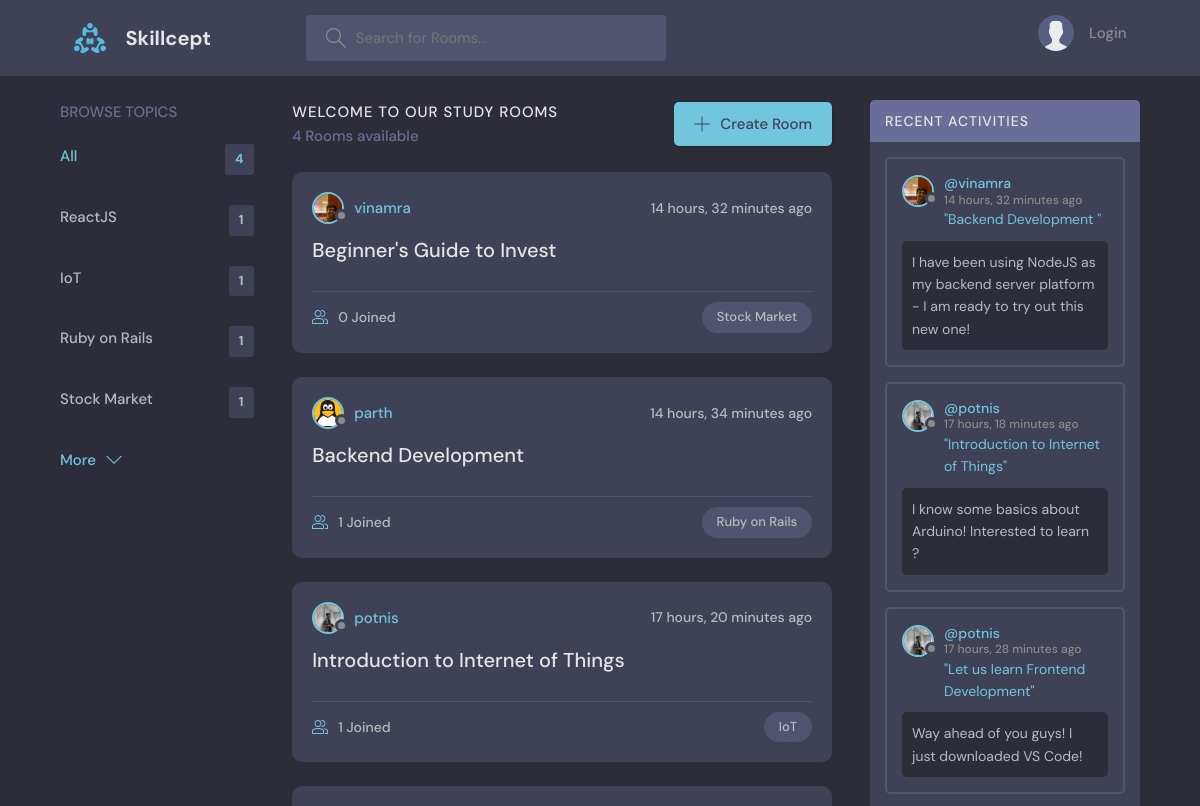
Before: / (upper part) with the older database file.
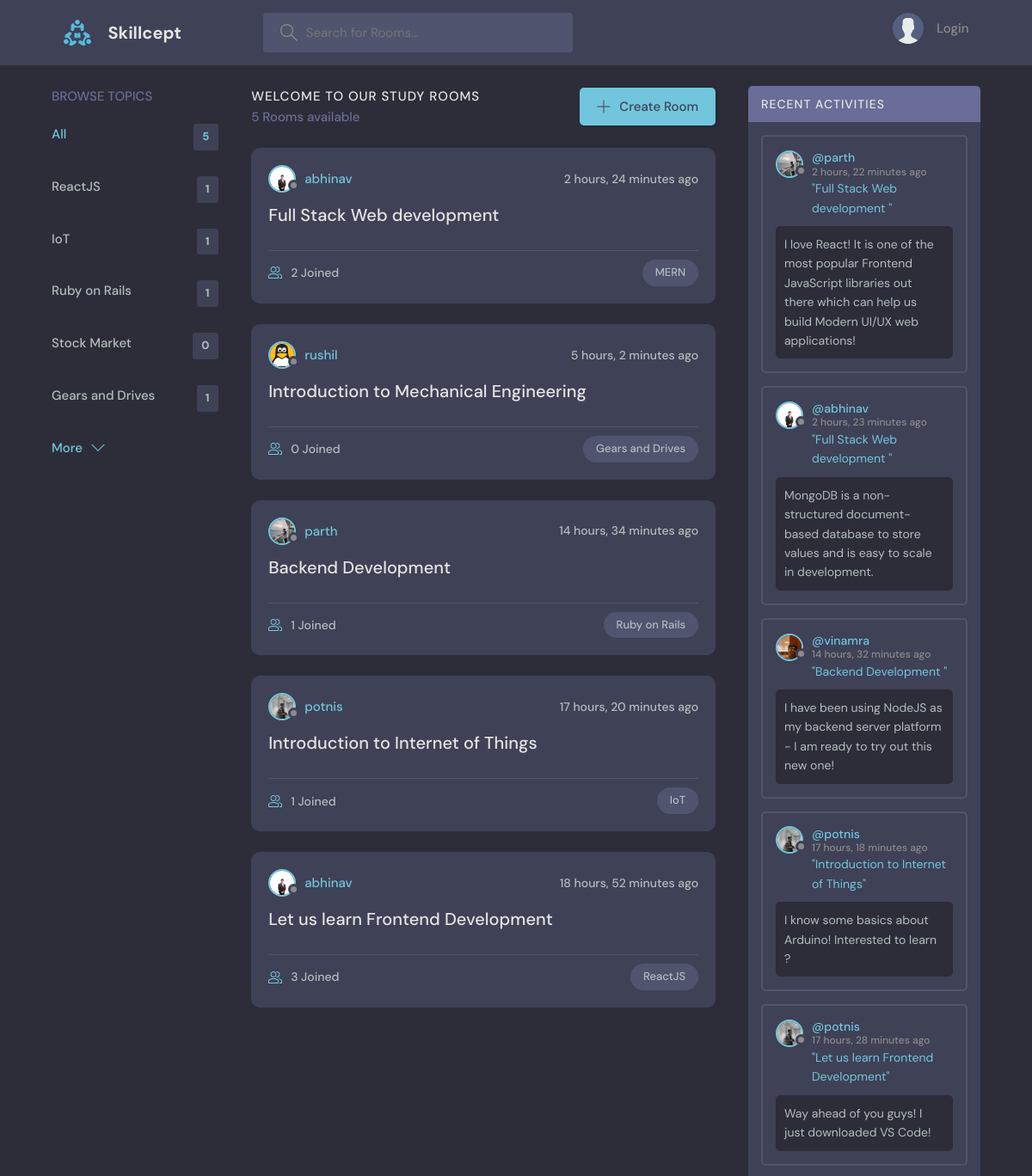
After: the same page with the newer database file.
### base/models.py (models this page shows, shortened)
class Topic(models.Model):
    name = models.CharField(max_length=200)

class Room(models.Model):
    host = models.ForeignKey(User, null=True, on_delete=models.SET_NULL)
    topic = models.ForeignKey(Topic, null=True, on_delete=models.SET_NULL)
    name = models.CharField(max_length=200)
    description = models.TextField(null=True, blank=True)
    participants = models.ManyToManyField(User, related_name='participants', blank=True)
    updated = models.DateTimeField(auto_now=True)
    created = models.DateTimeField(auto_now_add=True)
    class Meta:
        ordering = ['-updated', '-created']
    def __str__(self):
        return self.name

class User(AbstractUser):
    name = models.CharField(max_length=200, null=True, unique=True)
    email = models.EmailField(null=True, unique=True)
    bio = models.TextField(null=True)
    avatar = models.ImageField(null=True, default='nophoto.svg')
    USERNAME_FIELD = 'email'
    REQUIRED_FIELDS =  []

class Message(models.Model):
    user = models.ForeignKey(User, on_delete=models.CASCADE)
    room = models.ForeignKey(Room, on_delete=models.CASCADE)
    body = models.TextField()
    updated = models.DateTimeField(auto_now=True)
    created = models.DateTimeField(auto_now_add=True)
    class Meta:
        ordering = ['-updated', '-created']

### base/views.py (the view)
# urls.py: path('', views.home, name='home'),
def home(request):
    q = request.GET.get('q') if request.GET.get('q') != None else ''
    rooms = Room.objects.filter(Q(topic__name__icontains=q) | Q(name__icontains=q) | Q(description__icontains=q))
    topics = Topic.objects.all()[0:5]
    room_count = rooms.count()
    room_messages = Message.objects.filter(Q(room__topic__name__icontains=q))
    context = {'rooms': rooms, 'topics': topics, 'room_count': room_count, 'room_messages': room_messages}
    return render(request, 'base/home.html', context)

### base/templates/base/home.html (shortened to what this page needs)
{% extends 'main.html' %}
{% block content %}
<main class="layout layout--3">
  <div class="container">
    {% include 'base/topics_component.html' %}
    <div class="roomList">
      <div class="roomList__header">
        <div>
          <h2>Welcome to our Study Rooms</h2>
          <p>{{room_count}} Rooms available</p>
        </div>
        <a class="btn btn--main" href="{% url 'create-room' %}">
          <svg
            version="1.1"
            xmlns="http://www.w3.org/2000/svg"
            width="32"
            height="32"
            viewBox="0 0 32 32"
          >
            <title>add</title>
            <path
              d="M16.943 0.943h-1.885v14.115h-14.115v1.885h14.115v14.115h1.885v-14.115h14.115v-1.885h-14.115v-14.115z"
            ></path>
          </svg>
          Create Room
        </a>
      </div>
      {% include 'base/feed_component.html' %}
    </div>
    {% include 'base/activity_component.html' %}
  </div>
</main>
{% endblock %}

### base/templates/base/topics_component.html
<div class="topics">
  <div class="topics__header">
    <h2>Browse Topics</h2>
  </div>
  <ul class="topics__list">
    <li>
      <a href="{% url 'home' %}" class="active">All <span>{{topics.count}}</span></a>
    </li>
    {% for topic in topics %}
    <li>
      <a href="{% url 'home' %}?q={{topic.name}}">{{topic.name}}<span>{{topic.room_set.all.count}}</span></a>
    </li>
    {% endfor %}
  </ul>
  <a class="btn btn--link" href="{% url 'topics' %}">
    More
    <svg
      version="1.1"
      xmlns="http://www.w3.org/2000/svg"
      width="32"
      height="32"
      viewBox="0 0 32 32"
    >
      <title>chevron-down</title>
      <path d="M16 21l-13-13h-3l16 16 16-16h-3l-13 13z"></path>
    </svg>
  </a>
</div>

### base/templates/base/feed_component.html (shortened to what this page needs)
{% for room in rooms %}
    <div class="roomListRoom">
        <div class="roomListRoom__header">
        <a href="{% url 'user-profile' room.host.id %}" class="roomListRoom__author">
            <div class="avatar avatar--small">
            <img src="{{room.host.avatar.url}}" />
            </div>
            <span>{{room.host.username}}</span>
        </a>
        <div class="roomListRoom__actions">
            <span>{{room.created|timesince}} ago</span>
        </div>
        </div>
        <div class="roomListRoom__content">
        <a href="{% url 'room' room.id %}">{{room.name}}</a>
        </div>
        <div class="roomListRoom__meta">
        <a href="{% url 'room' room.id %}" class="roomListRoom__joined">
            {{room.participants.all.count}} Joined
        </a>
        <p class="roomListRoom__topic">{{room.topic.name}}</p>
        </div>
    </div>
{% endfor %}

### base/templates/base/activity_component.html (shortened to what this page needs)
<div class="activities">
  <div class="activities__header">
    <h2>Recent Activities</h2>
  </div>
  {% for message in room_messages %}
    <div class="activities__box">
        <div class="activities__boxHeader roomListRoom__header">
        <a href="{% url 'user-profile' message.user.id %}" class="roomListRoom__author">
            <div class="avatar avatar--small">
            <img src="{{message.user.avatar.url}}" />
            </div>
            <p> @{{message.user.username}} <br>  <span>{{message.created|timesince}} ago</span> </p>
        </a>
        <br>
        </div>
        <div class="activities__boxContent">
            <p>
                <a href="{% url 'room' message.room.id %}">"{{message.room}}"</a>
            </p>
            <div class="activities__boxRoomContent">
                {{message.body}}
            </div>
        </div>
    </div>
  {% endfor %}
</div>

Changed rows visible on the page:
removed Room: host.avatar (picture), host.username "vinamra", created "14 hours, 32 minutes", name "Beginner's Guide to Invest", participants.all.count "0", topic.name "Stock Market"
computed for Topic "Stock Market": room_set.all.count "1" → "0"
added Topic: name "Gears and Drives", room_set.all.count "1"
added Room: host.avatar (placeholder picture), host.username "abhinav", created "2 hours, 24 minutes", name "Full Stack Web development", participants.all.count "2", topic.name "MERN"
added Room: host.avatar (placeholder picture), host.username "rushil", created "5 hours, 2 minutes", name "Introduction to Mechanical Engineering", participants.all.count "0", topic.name "Gears and Drives"
changed through a linked row, Room "Backend Development": host.avatar: picture added in place of a placeholder
now on this page (row unchanged): Room: host.avatar (placeholder picture), host.username "abhinav", created "18 hours, 52 minutes", name "Let us learn Frontend Development", participants.all.count "3", topic.name "ReactJS"
added Message: user.avatar (picture), user.username "parth", created "2 hours, 22 minutes", room "Full Stack Web development", body "I love React! It is one of the most popular Frontend JavaScript libraries out there which can help us build Modern UI/UX web applications!"
added Message: user.avatar (placeholder picture), user.username "abhinav", created "2 hours, 23 minutes", room "Full Stack Web development", body "MongoDB is a non- structured document- based database to store values and is easy to scale in development."
Other visible differences:
{{ topics.count }}: "4" → "5"
{{ room_count }}: "4" → "5"
